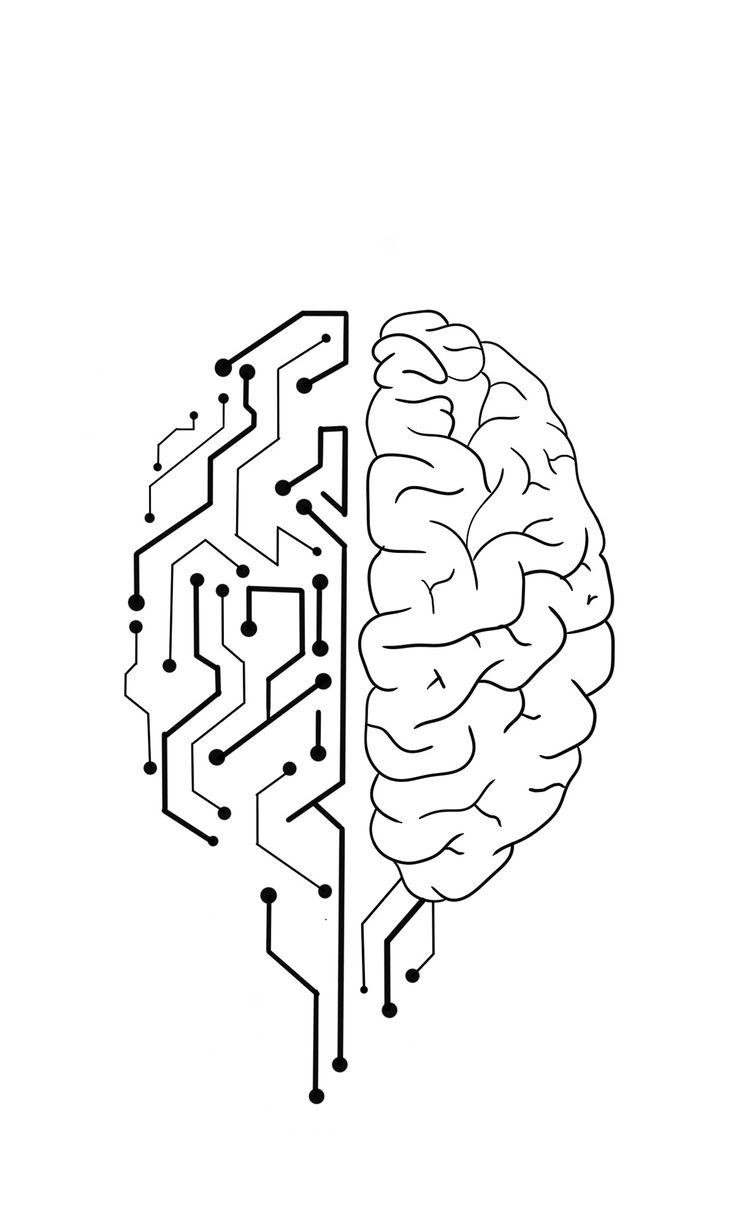
#> input picture resources/brain.jpg, 736 x 1226 px
$ python resize_crop.py
#> lines starting #> are read from the running program, lines starting #| are printed output that depends on the picture
import cv2

path = "resources/brain.jpg"

img = cv2.imread(path)
#> img is the input picture: shape (1226, 736, 3); min 0, max 255, mean 245.7

print(img.shape)
#| (1226, 736, 3)

width, height = 500, 500
img_resized = cv2.resize(img, (width, height))
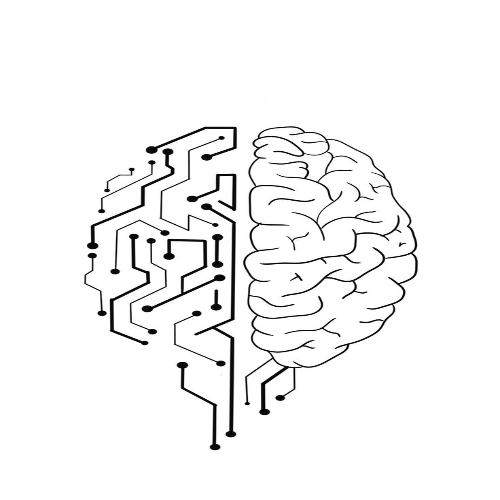
#> img_resized: shape (500, 500, 3); min 0, max 255, mean 245.6

print(img_resized.shape)
#| (500, 500, 3)

imgCropped = img[300:1120, 100:620]
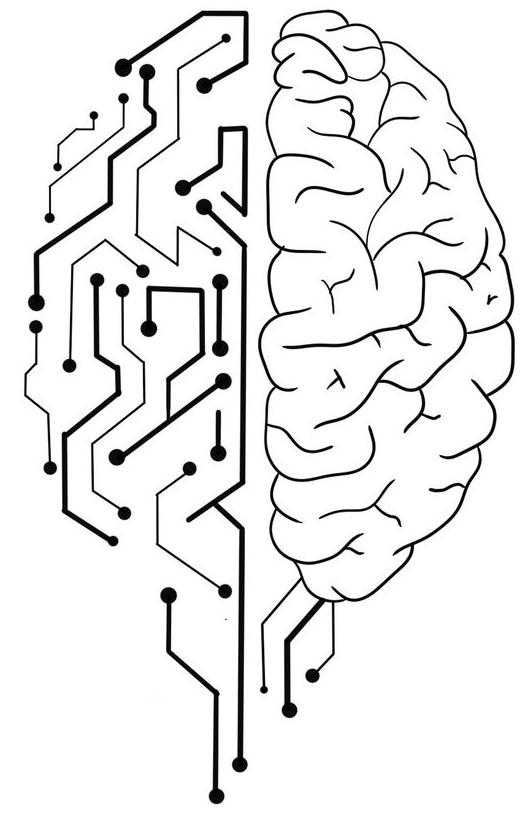
#> imgCropped: shape (820, 520, 3); min 0, max 255, mean 235.2
imgCroppedResized = cv2.resize(imgCropped, (img.shape[1], img.shape[0]))
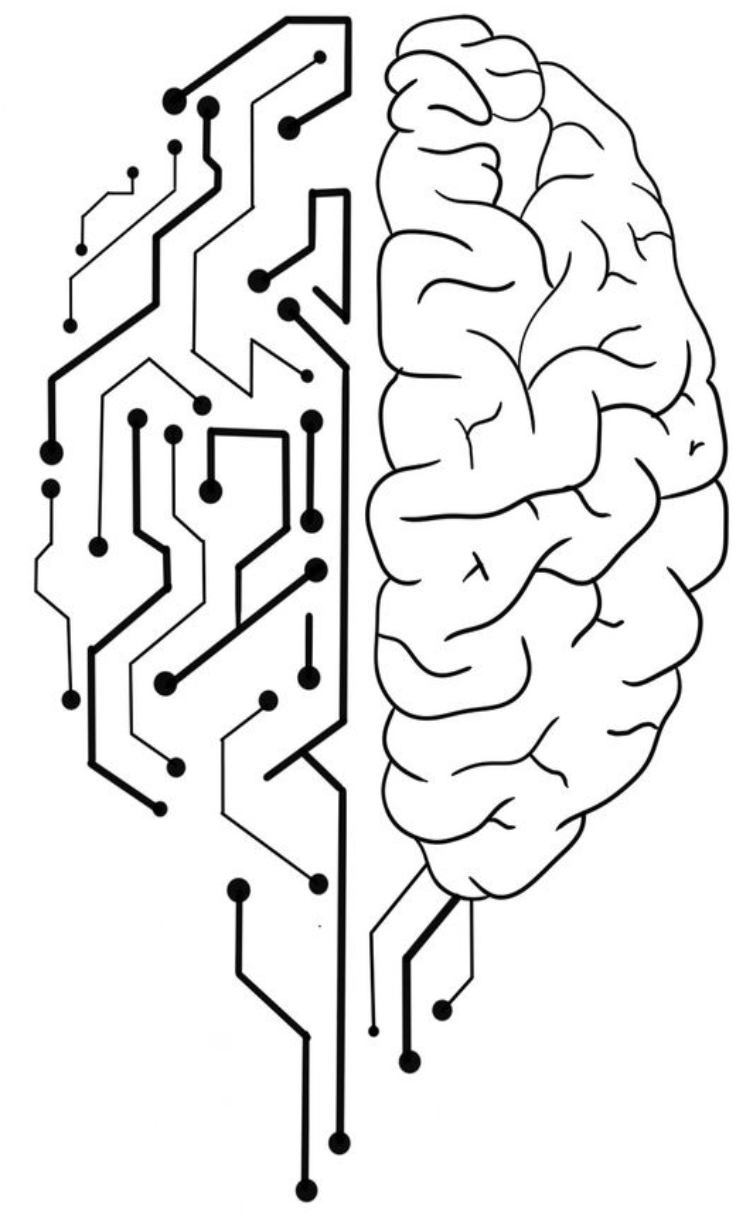
#> imgCroppedResized: shape (1226, 736, 3); min 0, max 255, mean 235.2

cv2.imshow("Brain", img)
cv2.imshow("Brain Resized", img_resized)
cv2.imshow("Brain Cropped", imgCropped)
cv2.imshow("Brain Cropped Resized", imgCroppedResized)

cv2.waitKey(0)
